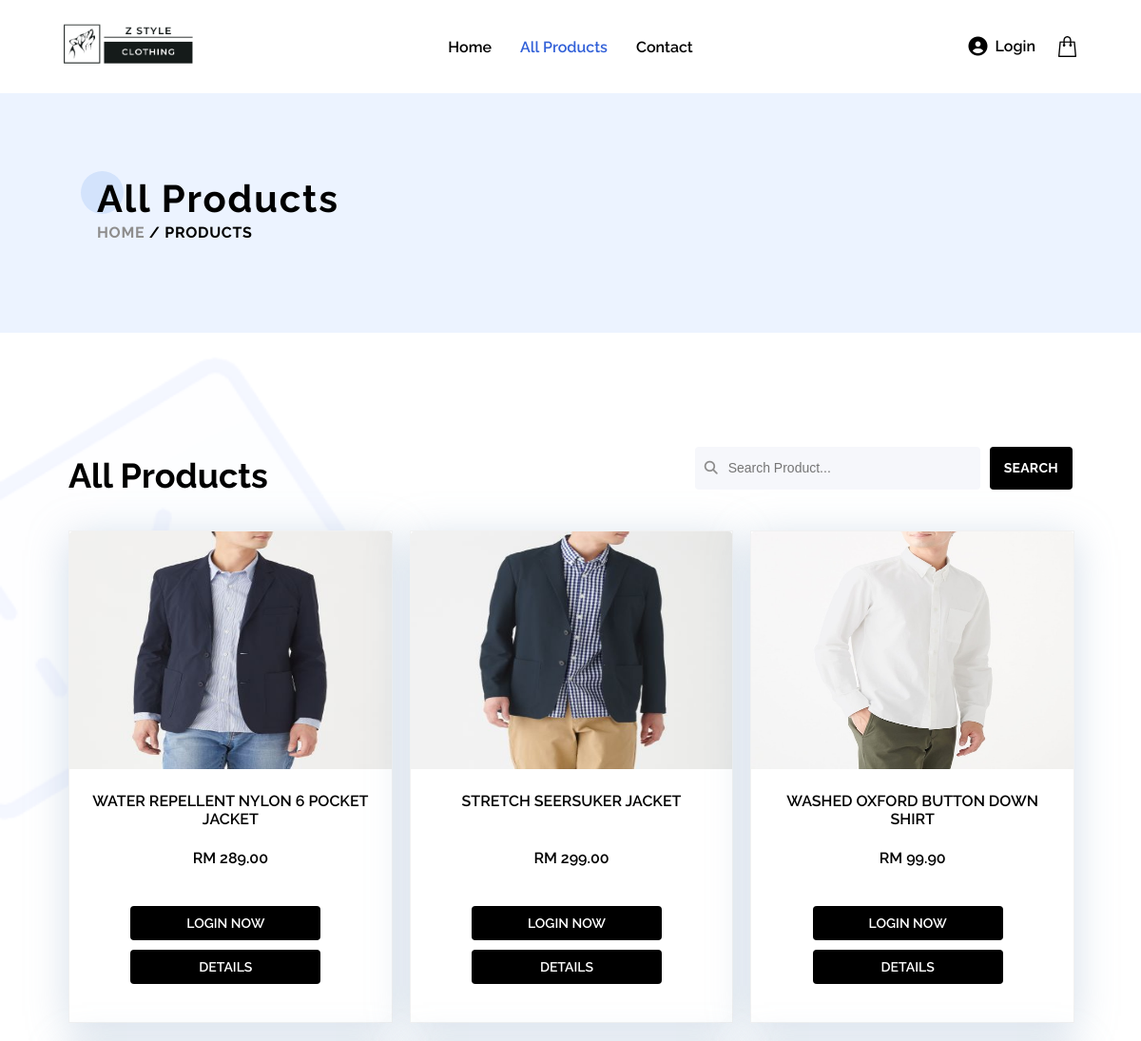
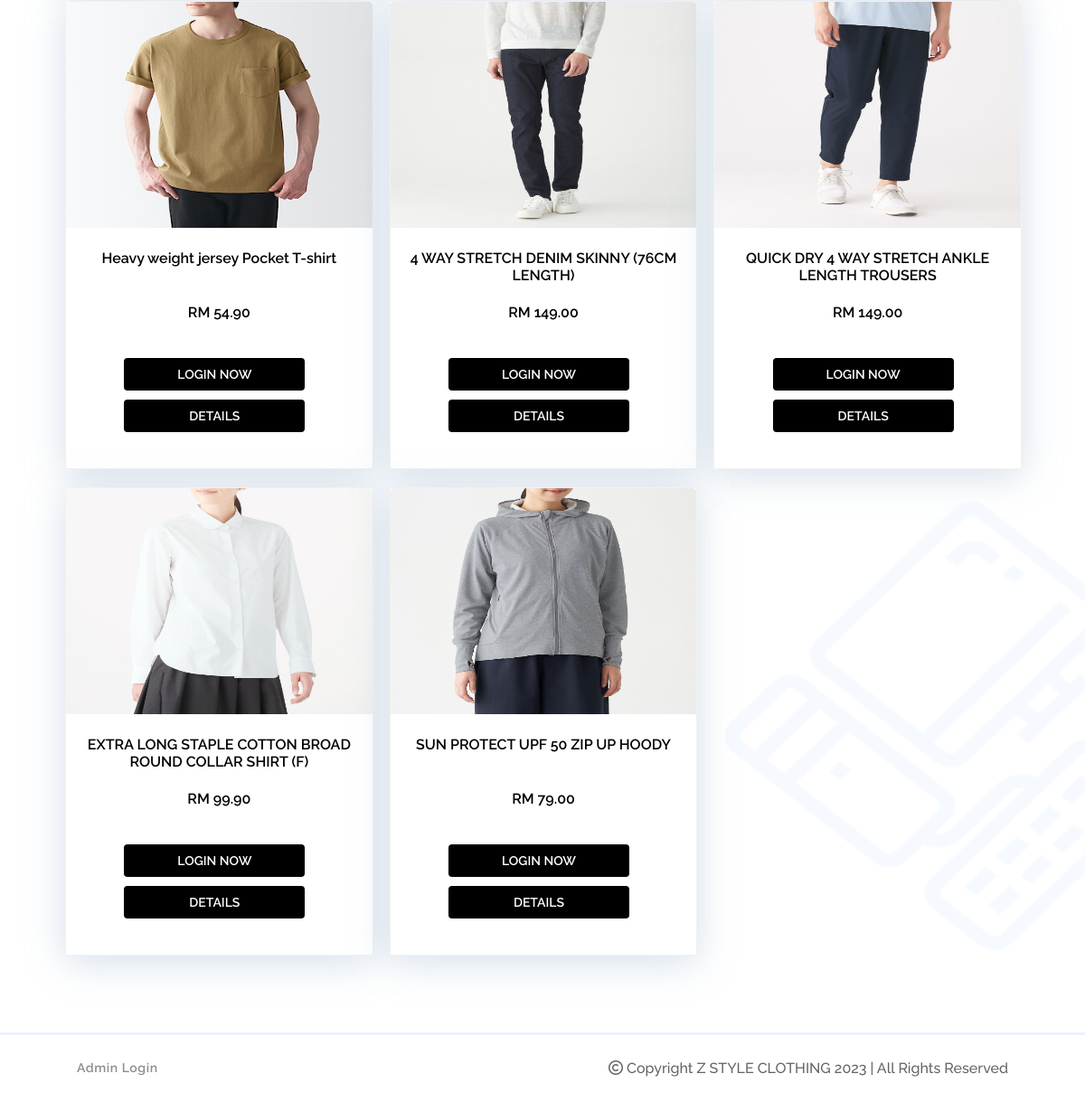
/products.php, run on the app's committed database (2 pictures, top to bottom).
### tables this page shows
CREATE TABLE `product` (
  `product_id` int(11) NOT NULL,
  `product_name` varchar(255) NOT NULL,
  `product_desc` text NOT NULL,
  `product_short_desc` text NOT NULL,
  `product_price` varchar(255) NOT NULL,
  `product_image` text NOT NULL,
  `product_status` int(11) NOT NULL
);

### products.php (the view, shortened to what this page needs)
<!DOCTYPE html>
<html lang="en">
<head>
    <link rel="stylesheet" href="https://cdnjs.cloudflare.com/ajax/libs/font-awesome/6.4.0/css/all.min.css"
 />
    <link rel="stylesheet" href="css/common.css" />
    <link rel="stylesheet" href="css/product.css" />
</head>
<body>
    <?php include 'component/topbar.php'; ?>
    <section class="page-header">
        <div class="box">
            <div class="title-row">
                <span class="round-shape"></span>
                <h2 class="banner-title">All Products</h2>
            </div>
            <div class="bread-crumb">
                <a href="index.php">Home</a> / Products
            </div>
        </div>
    </section>
    <section class="popular-section">
        <div class="title-box">
            <?php
            if (isset($_GET['keyword'])) {
                $keyword = $_GET['keyword'];
                $sql = "SELECT * from product WHERE product_name LIKE '%$keyword%'";
            } else {
                $keyword = "";
                $sql = "SELECT * from product ";
            }
            ?>
            <div class="title-group">
                <div class="flexrow">
                    <h2 class="top">All Products</h2>
                    <div class="sort-view">
                        <div class="sorts searchinput">
                            <i class="fas fa-search"></i>
                            <input type="search" id="keyword" placeholder="Search Product..." class="commonInput"
                                value="<?php echo $keyword; ?>" />
                        </div>
                        <div class="commonBtn" id="searchBtn">
                            Search
                        </div>
                    </div>
                </div>
            </div>
            <div class="prod-box">
                <?php
                $result = $conn->query($sql);
                if ($result->num_rows > 0) {
                    while ($row = $result->fetch_assoc()) {
                        if ($result->num_rows < 6) {
                            $max = 'max300';
                        } else {
                            $max = '';
                        }
                        echo '<div class="single ' . $max . '">
                                    <a href="detail.php?pid=' . $row["product_id"] . '"><img src="admin/upload/' . $row["product_image"] . '"/></a>
                                    <p>' . $row["product_name"] . '</p>
                                    <p>RM ' . number_format($row["product_price"], 2) . '</p>
                                    <div class="action flexcol">';
                        if (empty($cid)) {
                            echo '<a class="add minbtn" href="login.php">
                                                    Login Now
                                              </a>
                                   <a class="add minbtn" href="detail.php?pid=' . $row["product_id"] . '">
                                        Details
                                    </a>';
                        }
                        echo '</div>
                                </div>';
                    }
                } else {
                    echo "<div>No Product Yet</div>";
                }
                ?>
            </div>
            <div class="cate-left">
            </div>
            <div class="cate-shage">
                <img src="images/shape1.png" alt="">
            </div>
        </div>
    </section>
    <?php include 'component/footer.php'; ?>
</body>
</html>

### component/topbar.php (shortened to what this page needs)
<?php
	if(!isset($_SESSION['customerid']) && empty($_SESSION['customerid'])){
		$cid = '';
	}else{
		$cid = $_SESSION['customerid'];
	}
?>
<nav class="navbar" id="topbar">
	<div class="logo">
		<img src="images/logo.png"/>
	</div>
	<div class="navmenu">
		<a href="index.php">Home</a>
		<a href="products.php">All Products</a>
		<a href="contact.php">Contact</a>
	</div>
	<div class="rightmenu">
		<?php if(empty($cid)){ ?>
		<a href="login.php">
			<i class="fa-solid fa-circle-user"></i>
			<span>Login</span>
		</a>
		<?php } ?>
		<a href="cart.php" class="cart-ico">
			<img src="images/cart.png"/>
		</a>
	</div>
</nav>

### component/footer.php (shortened to what this page needs)
<section class="copyright-section">
	<div class="copyrightbox">
		<div class="left">
           	<ul class="menu-link">
               <li><a href="admin/index.php">Admin Login</a></li>
            </ul>
        </div>
        <div class="right">
            <div class="copys-text"><i class="fa-regular fa-copyright"></i> Copyright Z STYLE CLOTHING 2023 | All Rights Reserved</div>
        </div>
    </div>
</section>

### css/common.css (style rules this page uses)
body, html { margin: 0; background: #ffffff; font-family: 'Raleway', sans-serif; scroll-behavior: smooth; }
h1, h2, h3, h4, h5, h6, p { margin: 0; }
.navbar { background-color: #ffffff; padding: 20px 5%; display: flex; align-self: center; position: relative; }
.navbar .logo { width: 20%; }
.navbar .logo img { width: 150px; }
.navmenu { display: flex; justify-content: center; align-self: center; }
.navbar .navmenu { width: 60%; }
.navbar .navmenu a { text-decoration: none; color: #000; font-weight: 600; padding: 0px 15px; transition: 0.2s ease all; }
.navbar .navmenu a:hover, .navbar .navmenu a.active, .navbar .rightmenu a:hover { color: #3160d8 !important; }
.navbar .rightmenu { width: 20%; display: flex; align-self: center; justify-content: right; }
.navbar .rightmenu a { text-decoration: none; color: #000; font-weight: 600; padding: 0px 8px; transition: 0.2s ease all; display: flex; align-self: center; gap: 8px; transition: 0.2s ease all; }
.navbar .rightmenu a i { font-size: 20px; }
.cart-ico { position: relative; }
.copyright-section { position: relative; border-top: 3px solid #ecf3ff; padding: 22px 85px 24px; }
.copyrightbox { display: flex; align-items: center; justify-content: space-between; flex-flow: row wrap; }
.copys-text { color: #646464; font-weight: 500; text-align: right; }
.copyright-section .menu-link { margin: 0; padding: 0; font-size: 14px; line-height: 28px; letter-spacing: .56px; color: #8e8d8d; font-weight: 600; }
.copyright-section .menu-link li { list-style: none; display: inline-block; }
.copyright-section .menu-link li a { display: inline-block; color: inherit; text-decoration: none; }
.page-header { position: relative; background: #ecf3ff; padding: 93px 0 98px; }
.page-header .box { padding: 0px 8.5%; position: relative; }
.page-header .box .title-row { position: relative; }
.round-shape { display: block; width: 45px; height: 45px; background: #d3e3fc; border-radius: 50%; animation: halfBounce 2s infinite; animation-delay: .1s; position: absolute; left: -17px; top: -11px; z-index: 1; }
.banner-title { font-size: 40px; line-height: 36px; color: #000000; letter-spacing: 1.8px; margin: 0 0 12px; position: relative; z-index: 2; font-weight: 700 !important; }
.bread-crumb { font-size: 16px; line-height: .8; color: #000000; font-weight: 700; text-transform: uppercase; letter-spacing: .7px; position: relative; z-index: 2; }
.bread-crumb a { color: #8e8d8d; text-decoration: none; }
.commonBtn { height: 45px; border: none; text-align: center; display: inline-block; font-size: 14px; font-weight: 700; line-height: 45px; padding: 0 15px; letter-spacing: .28px; width: fit-content; text-transform: uppercase; background: #000; color: #fff; -webkit-transition: all 0.4s ease; -o-transition: all 0.4s ease; transition: all 0.4s ease; text-decoration: none; cursor: pointer; }
.commonInput { width: -webkit-fill-available; height: 45px; background: #f6f7fb; padding: 0 20px 0 35px; font-size: 14px; line-height: 45px; color: #7d7d7d; border: none; outline: none; margin: 0 0 15px; min-width: 300px; border-radius: 4px; }
.searchinput i { left: 10px; margin-top: 2px; right: unset; width: fit-content; }
#searchBtn { border-radius: 4px; margin-left: 10px; }

### data on the page
product: product_image (picture), product_name "WATER REPELLENT NYLON 6 POCKET JACKET", product_price "289.00"
product: product_image (picture), product_name "STRETCH SEERSUKER JACKET", product_price "299.00"
product: product_image (picture), product_name "WASHED OXFORD BUTTON DOWN SHIRT", product_price "99.90"
product: product_image (picture), product_name "Heavy weight jersey Pocket T-shirt", product_price "54.90"
product: product_image (picture), product_name "4 WAY STRETCH DENIM SKINNY (76CM LENGTH)", product_price "149.00"
product: product_image (picture), product_name "QUICK DRY 4 WAY STRETCH ANKLE LENGTH TROUSERS", product_price "149.00"
product: product_image (picture), product_name "EXTRA LONG STAPLE COTTON BROAD ROUND COLLAR SHIRT (F)", product_price "99.90"
product: product_image (picture), product_name "SUN PROTECT UPF 50 ZIP UP HOODY", product_price "79.00"
